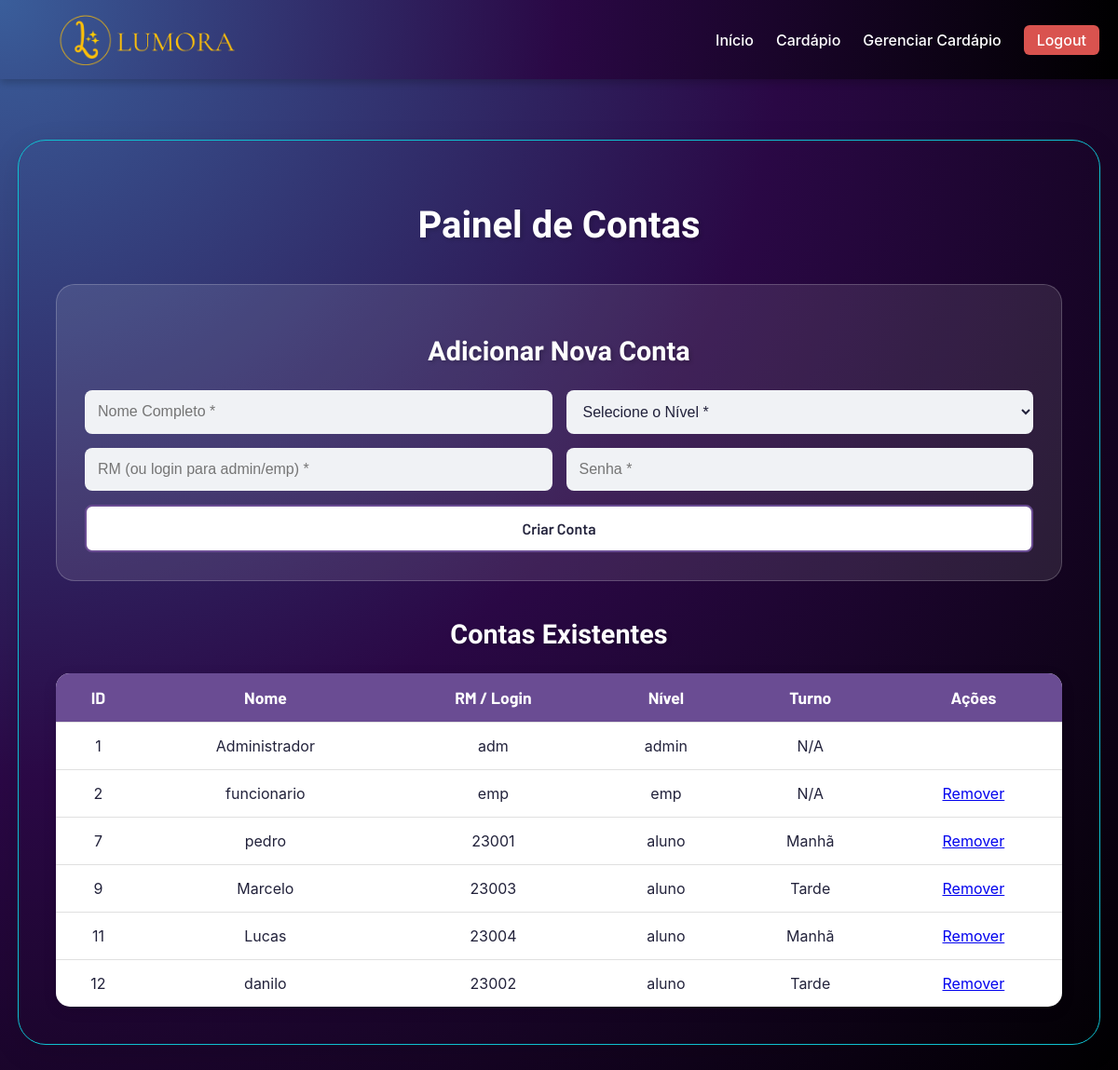
Before: /painel_contas.php (signed in) with the older database file.
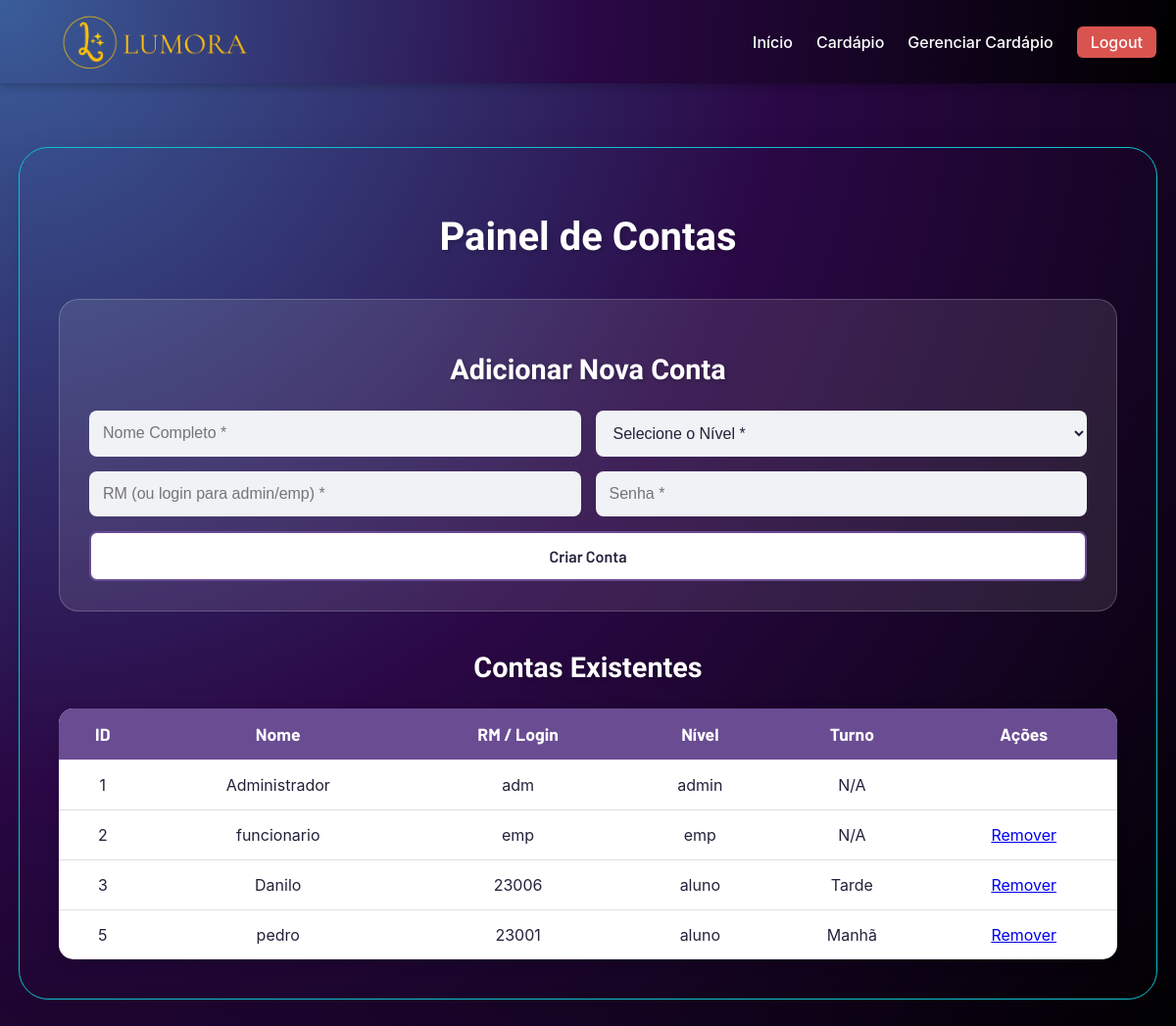
After: the same page with the newer database file.
### tables this page shows
CREATE TABLE IF NOT EXISTS `tbusuario` (
  `id` int NOT NULL AUTO_INCREMENT,
  `nome` varchar(100) NOT NULL,
  `rm` varchar(20) NOT NULL,
  `codigo_etec` varchar(10) DEFAULT NULL,
  `senha` varchar(255) NOT NULL,
  `nivel` enum('aluno','admin','emp') NOT NULL DEFAULT 'aluno',
  `turno` enum('Manhã','Tarde','Noite') DEFAULT NULL,
  PRIMARY KEY (`id`),
  UNIQUE KEY `matricula_unica` (`rm`,`codigo_etec`)
);

### conexao/conexao.php (called while the page is built, shortened)
<?php
class BancodeDados {
    private $host = "localhost";
    private $user = "root";
    private $senha = "prof@3t3c";
    private $banco = "gestao_merenda";
	public function conecta(){
        $this->con = mysqli_connect($this->host, $this->user, $this->senha, $this->banco);
    }
}
?>

### painel_contas.php (the view, shortened to what this page needs)
<?php
require_once('conexao/conexao.php');
$mysql = new BancodeDados();
$mysql->conecta();
?>
<!DOCTYPE html>
<html lang="pt-br">
<head>
    <link rel="stylesheet" href="css/style.css">
    <link rel="stylesheet" href="css/painel_contas.css">
    <link rel="stylesheet" href="https://cdnjs.cloudflare.com/ajax/libs/font-awesome/6.0.0-beta3/css/all.min.css">
</head>
<body class="body-painel">
    <header class="cabecalho-fixo">
        <div class="logo">
         <a href="index.php">
            <img src="imgs/lumora.png" alt="Logo Lumora" class="logo-img">
        </a>
        </div>
       <nav class="menu-principal">
          <ul>
            <li><a href="index.php">Início</a></li>
            <li><a href="cardapio.php">Cardápio</a></li>
            <li><a href="gerenciar_cardapio.php">Gerenciar Cardápio</a></li>
            <li><a href="logout.php" class="btn-logout">Logout</a></li>
          </ul>
        </nav>
    </header>
    <main class="painel-container-principal">
        <div class="admin-panel-container">
            <h1>Painel de Contas</h1>
            <div class="cardapio-form">
                <h2>Adicionar Nova Conta</h2>
                <form action="processar_nova_conta.php" method="post" id="form-nova-conta">
                    <div class="form-row">
                        <input type="text" name="nome" placeholder="Nome Completo *" required>
                        <select name="nivel" id="nivel_select" required>
                            <option value="" disabled selected>Selecione o Nível *</option>
                        </select>
                    </div>
                    <div class="form-row">
                        <input type="text" name="rm" placeholder="RM (ou login para admin/emp) *" required>
                        <input type="password" name="senha" placeholder="Senha *" required>
                    </div>
                    <div class="form-row">
                        <button type="submit" class="btn-adicionar-item">Criar Conta</button>
                    </div>
                </form>
            </div>
            <h2>Contas Existentes</h2>
            <div class="table-responsive-panel">
                <table class="product-data-table">
                    <thead>
                        <tr>
                            <th>ID</th>
                            <th>Nome</th>
                            <th>RM / Login</th>
                            <th>Nível</th>
                            <th>Turno</th>
                            <th>Ações</th>
                        </tr>
                    </thead>
                    <tbody>
                    <?php
                    $sql = "SELECT id, nome, rm, nivel, turno FROM tbusuario ORDER BY id";
                    $query = mysqli_query($mysql->con, $sql);
                    while($dados = mysqli_fetch_array($query)):
                    ?>
                        <tr>
                            <td><?php echo $dados['id']; ?></td>
                            <td><?php echo htmlspecialchars($dados['nome']); ?></td>
                            <td><?php echo htmlspecialchars($dados['rm']); ?></td>
                            <td><?php echo htmlspecialchars($dados['nivel']); ?></td>
                            <td><?php echo htmlspecialchars($dados['turno'] ?? 'N/A'); ?></td>
                            <td class="actions-cell">
                                <?php if ($dados['id'] != 1): ?>
                                <a href="remover_conta.php?id=<?php echo base64_encode($dados['id']); ?>" onclick="return confirm('Tem certeza?');" class="btn-panel-danger btn-sm">Remover</a>
                                <?php endif; ?>
                            </td>
                        </tr>
                    <?php endwhile; ?>
                    </tbody>
                </table>
            </div>
        </div>
    </main>
</body>
</html>

Changed rows visible on the page:
removed tbusuario: id "7", nome "pedro", rm "23001", nivel "aluno", turno "Manhã"
removed tbusuario: id "9", nome "Marcelo", rm "23003", nivel "aluno", turno "Tarde"
removed tbusuario: id "11", nome "Lucas", rm "23004", nivel "aluno", turno "Manhã"
removed tbusuario: id "12", nome "danilo", rm "23002", nivel "aluno", turno "Tarde"
added tbusuario: id "3", nome "Danilo", rm "23006", nivel "aluno", turno "Tarde"
added tbusuario: id "5", nome "pedro", rm "23001", nivel "aluno", turno "Manhã"
